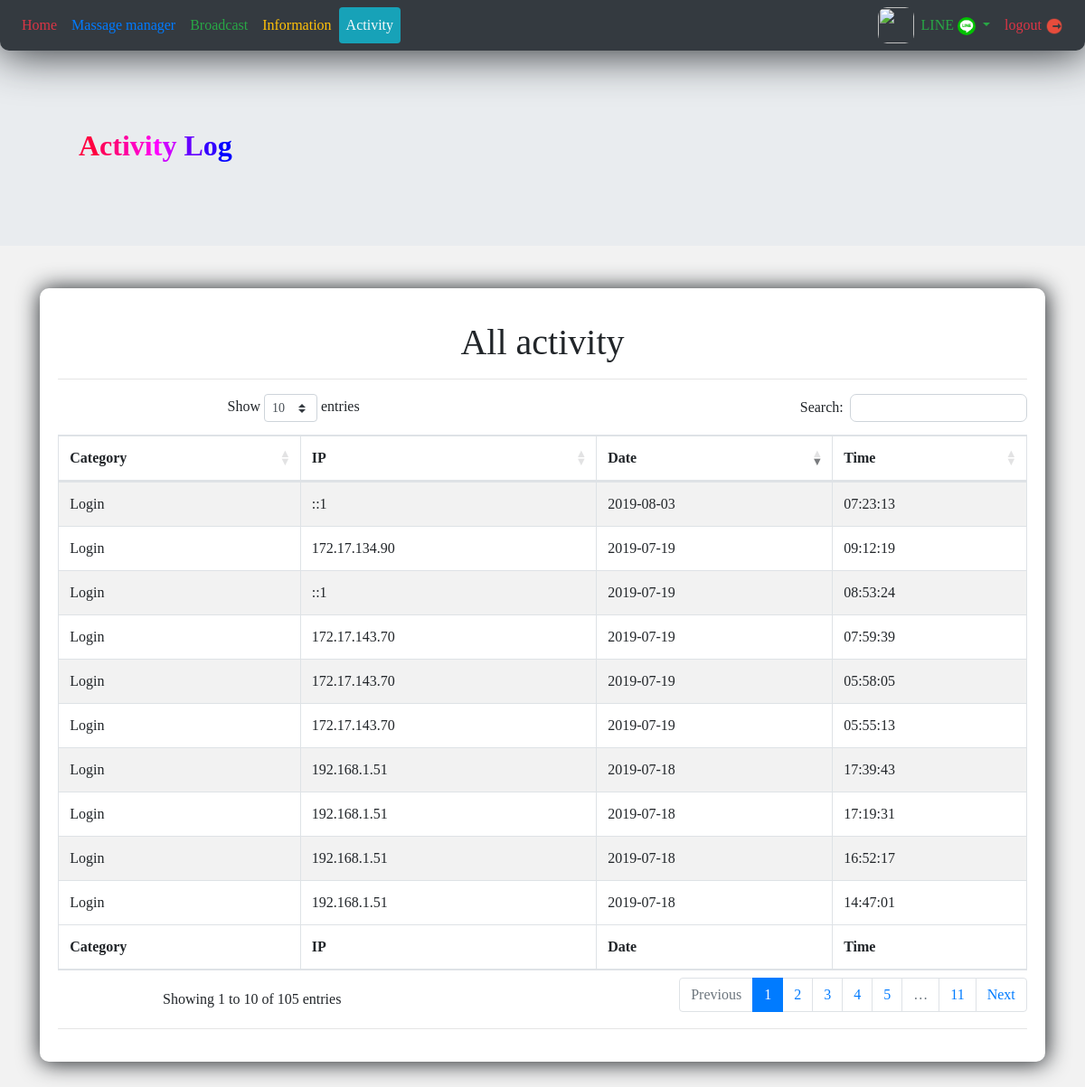
/loginhis.php (signed in), run on the app's committed database.
### tables this page shows
CREATE TABLE `log` (
  `login` int(11) NOT NULL,
  `userid` int(11) NOT NULL,
  `date` timestamp NOT NULL DEFAULT current_timestamp() ON UPDATE current_timestamp(),
  `detail` text NOT NULL,
  `ip` text NOT NULL
);

### myConn.php (called while the page is built, shortened)
<?php
class MyCon
{
    var $dbname = "project_thitiwas";
    var $host = "localhost";
    var $user = "thitiwas";
    var $password = "chalo8661";
    function getConnent()
    {
        try {
            $pdo = new PDO("mysql:dbname={$this->dbname};host={$this->host}", $this->user, $this->password);
            if ($pdo) {
                return $pdo;
            }
        } catch (Exception $exc) {
            echo $exc;
            echo $exc->getTraceAsString();
            return null;
        }
    }
}
?>

### userDb.php (called while the page is built, shortened)
<?php
require_once("./myConn.php");
class UserDb extends MyCon
{
    function getUserId($email)
    {
        $query = "select userid from user where email = '" . $email . "' and status = 1";
        try {
            $result = $this->getConnent()->query($query);
            if ($result->rowCount() == 0) {
                return 0;
            } else {
                $fetch = $result->fetch(PDO::FETCH_BOTH);
                return $fetch[0];
            }
        } catch (Exception $exc) {
            echo $exc;
            echo $exc->getTraceAsString();
        }
    }
    function getPic($email)
    {
        try {
            $query = "SELECT pic FROM user WHERE email = '$email' AND status = 1";
            $result = $this->getConnent()->query($query);
            $result = $result->fetchAll();
            return $result[0][0];
        } catch (Exception $ex) {
            return null;
        }
    }
}
?>

### lineloginlibery.php (called while the page is built, shortened)
<?php
class LineLoginLib
{
    public function getpic()
    {
        $pic = json_decode($_SESSION['ses_login_userData_val'], true);
        return $pic['picture'];
    }
}

### logDb.php (called while the page is built, shortened)
<?php
require_once('myConn.php');
class logDb extends MyCon
{
    function getLog($userid)
    {
        try {
            $query = "SELECT date,ip FROM log WHERE userid = $userid ORDER BY `log`.`date` DESC";
            $result = $this->getConnent()->query($query);
            $f = array();
            while ($fetch = $result->fetch(PDO::FETCH_ASSOC)) {
                $f[] = $fetch;
            }
            return $f;
        } catch (Exception $ex) {
            return false;
        }
    }
}
?>

### loginhis.php (the view, shortened to what this page needs)
<!DOCTYPE html>
<html lang="en">
<head>
    <link rel="stylesheet" href="https://maxcdn.bootstrapcdn.com/bootstrap/4.3.1/css/bootstrap.min.css">
    <link rel="stylesheet" href="mycss.css">
    <link rel="stylesheet" href="https://cdn.datatables.net/1.10.19/css/dataTables.bootstrap4.min.css">
</head>
<body>
<?php
require('lineloginlibery.php');
require('userDb.php');
require('logDb.php');
$LineLogin = new LineLoginLib();
$userDb = new UserDb();
$logDb = new logDb();
?>
<header>
    <nav class="navbar navbar-expand-sm bg-dark navbar-dark fixed-top boxandshadow">
        <div class="collapse navbar-collapse" id="collapsibleNavbar">
            <ul class="nav nav-pills navbar-nav mr-auto">
                <li class="nav-item"><a class="nav-link text-danger" href="profile.php">Home</a></li>
                <li class="nav-item"><a class="nav-link text-primary" href="mmassage.php">Massage manager</a></li>
                <li class="nav-item"><a class="nav-link text-success" href="sendnow.php">Broadcast</a></li>
                <li class="nav-item"><a class="nav-link text-warning" href="info.php">Information</a></li>
                <li class="nav-item"><a class="nav-link text-light bg-info" href="loginhis.php">Activity</a></li>
            </ul>
            <ul class="nav ml-auto navbar-nav">
            <li class="nav-item">
                    <img src="<?php
                    if ($userDb->getPic($_SESSION['email']) != "") {
                        $pic = $userDb->getPic($_SESSION['email']);
                    }elseif($LineLogin->getpic() != "")
                    {
                        $pic = $LineLogin->getpic();
                    }else {
                        $pic = "http://www.cs.rmutk.ac.th/image/utk.jpg";
                    }
                    echo $pic;
                    ?>"
                         style="width: 40px;height: 40px;border-radius: 10px 10px 10px 10px; ">
                </li>
                <li class="dropdown">
                    <a class="text-success dropdown-toggle nav-link" data-toggle="dropdown" href="#">
                        LINE <img
                                src="lineIcon.png"
                                style="width: 20px;height: 20px;border-radius: 10px 10px 10px 10px; ">
                                </a>
                </li>
                <li class="nav-item">
                    <a class="nav-link text-danger" href="login.php">logout <img
                                src="logout.png"
                                style="width: 20px;height: 20px;"></a>
                </li>
            </ul>
        </div>
    </nav>
</header>
<div class="col-md-12 jumbotron jumbotron-fluid box text-success" style="margin-top: 50px;">
    <div style="font-size: 32px">
        <div><b>
                <span style="color:#ff0040;">A</span><span style="color:#ff0060;">c</span><span
                        style="color:#ff0080;">t</span><span style="color:#ff00a0;">i</span><span
                        style="color:#ff00bf;">v</span><span style="color:#ff00df;">i</span><span
                        style="color:#ff00ff;">t</span><span style="color:#cc00ff;">y</span><span
                        style="color:#9900ff;"> </span><span style="color:#6600ff;">L</span><span
                        style="color:#3300ff;">o</span><span style="color:#0000ff;">g</span>
            </b></div>
    </div>
</div>
<div class="container-fluid">
    <div>
        <div style="font-size: 16px">
            <div class="row">
                <div class="col-md-12" align="center">
                    <div class="mybox massagemanager">
                        <p>
                        <h1 align="center">
                            All activity
                        </h1>
                        </p>
                        <hr>
                        <table id="logTab1" class="table table-striped table-bordered">
                            <thead>
                            <tr>
                                <th>Category</th>
                                <th>IP</th>
                                <th>Date</th>
                                <th>Time</th>
                            </tr>
                            </thead>
                            <tbody>
                            <?php
                            $re = $logDb->getLog($userDb->getUserId($_SESSION['email']));
                            $i = 0;
                            while ($i < sizeof($re))
                            {
                                echo "<tr>";
                                echo "<td>Login</td>";
                                echo "<td>".$re[$i]['ip']."</td>";
                                $arr2 = str_split($re[$i]['date'], 10);
                                echo "<td>".$arr2[0]."</td>";
                                echo "<td>".$arr2[1]."</td>";
                                echo "</tr>";
                                $i++;
                            }
                            ?>
                            </tbody>
                            <tfoot>
                            <tr>
                                <th>Category</th>
                                <th>IP</th>
                                <th>Date</th>
                                <th>Time</th>
                            </tr>
                            </tfoot>
                        </table>
                        <hr>
                    </div>
                </div>
            </div>
        </div>
    </div>
</body>
</html>

### mycss.css (style rules this page uses)
.ml-auto { left: auto !important; right: 0px; }
.mr-auto { right: auto !important; left: 0px; }
.boxandshadow { border-radius: 0px 0px 10px 10px; box-shadow: 1px 1px 50px 1px; }
@media (min-width: 1000px) { tr:nth-child(even) { background-color: #dddddd; } }
@media (min-width: 1000px) { .box { padding: 87px; } }
@media (min-width: 1000px) { .mybox { border-radius: 10px 10px 10px 10px; box-shadow: 1px 1px 25px 1px; padding: 20px; margin-top: 15px; width: 95%; background-color: white; } }
@media (min-width: 1000px) { body { margin-bottom: 30px; background-color: #F2F2F2; font-family: Georgia; } }

### data on the page
log: ip "::1", date "2019-08-03", date "07:23:13"
log: ip "172.17.134.90", date "2019-07-19", date "09:12:19"
log: ip "::1", date "2019-07-19", date "08:53:24"
log: ip "172.17.143.70", date "2019-07-19", date "07:59:39"
log: ip "172.17.143.70", date "2019-07-19", date "05:58:05"
log: ip "172.17.143.70", date "2019-07-19", date "05:55:13"
log: ip "192.168.1.51", date "2019-07-18", date "17:39:43"
log: ip "192.168.1.51", date "2019-07-18", date "17:19:31"
log: ip "192.168.1.51", date "2019-07-18", date "16:52:17"
log: ip "192.168.1.51", date "2019-07-18", date "14:47:01"
